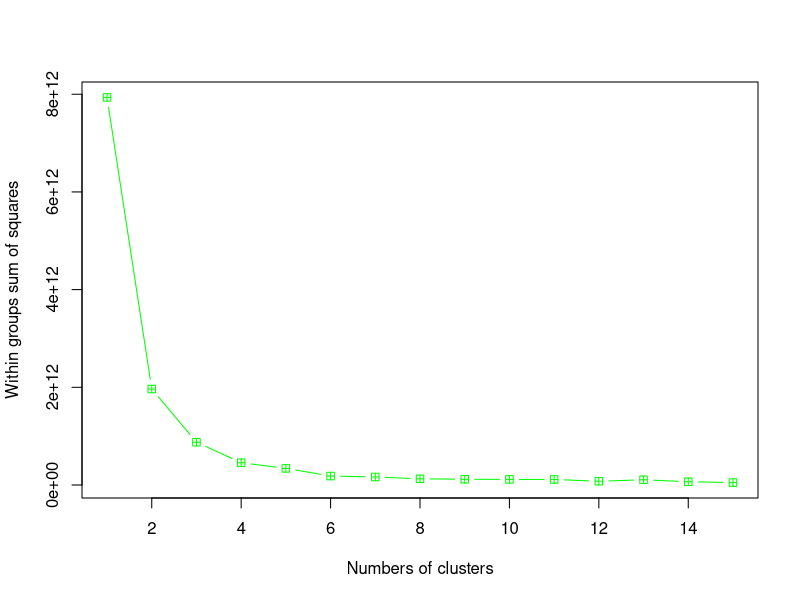
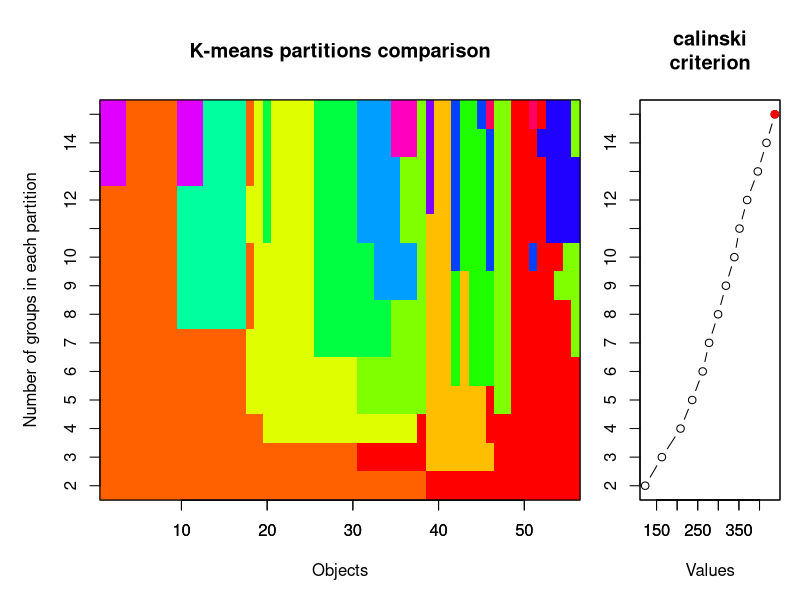
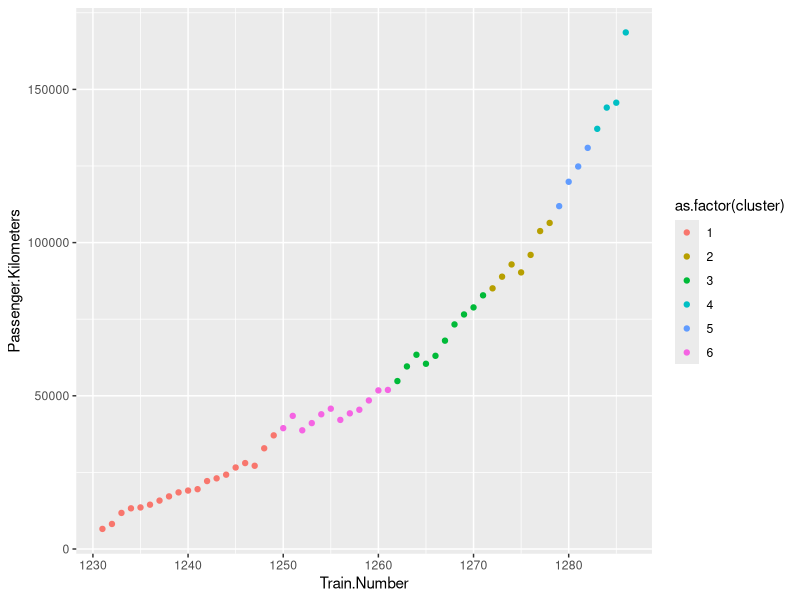

Reproduce these figures in R, in order.
railway.data = read.csv('Rail_Data.csv')
install.packages('dplyr')
library(dplyr)
glimpse(railway.data)
mydata <- railway.data
wss <- (nrow(mydata)-1)*sum(apply(mydata,2,var))
for(i in 2:15) wss[i] <- sum(kmeans(mydata, centers = i)$withinss)
plot(1:15, wss, type = "b", xlab = "Numbers of clusters", ylab = "Within groups sum of squares", col="green", pch =12)
install.packages("vegan")
library(vegan)
fit <- cascadeKM(scale(railway.data, center = TRUE, scale = TRUE),1, 15, iter = 1000)
plot(fit, sortg = TRUE, grpmts.plot = TRUE)
calinski.best <- as.numeric(which.max(fit$results[2,]))
cat("Calinski criterion optimal number of clusters: ", calinski.best, "\n")
fit <- kmeans(mydata, 6)
railway.data$cluster <- fit$cluster
View(railway.data)
library(ggplot2)
ggplot(railway.data, aes(Train.Number, Passenger.Kilometers, color = as.factor(cluster))) +geom_point()
